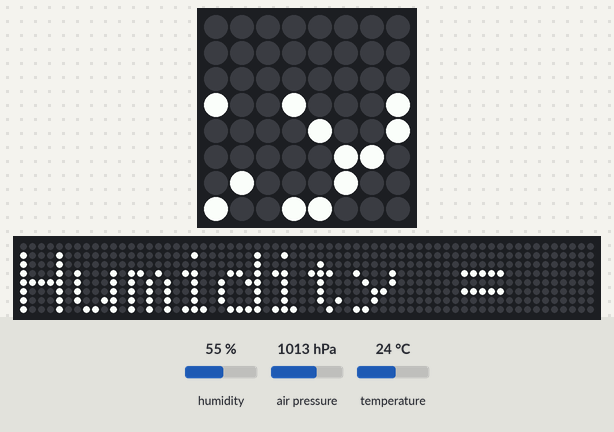
A program run on a simulated Raspberry Pi (BCM pin numbers) with a Sense HAT. On the bench: the Sense HAT's 8×8 RGB LED matrix, a strip that is not on the board, showing the scrolling text unrolled. The test bench sets the inputs (shaded band); at power-on: air pressure 1013 hPa, temperature 24 °C, humidity 55 %. The 64×8 strip is a reading aid, not a part: it shows the text the matrix is scrolling, unrolled, one strip-width of it at a time.

Above: at 14.88 s.
14.9 s: air pressure set to 952 hPa
At 18.42 s:
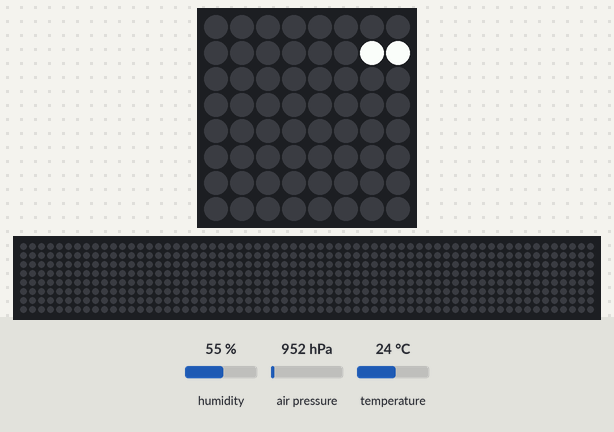
At 27.75 s:
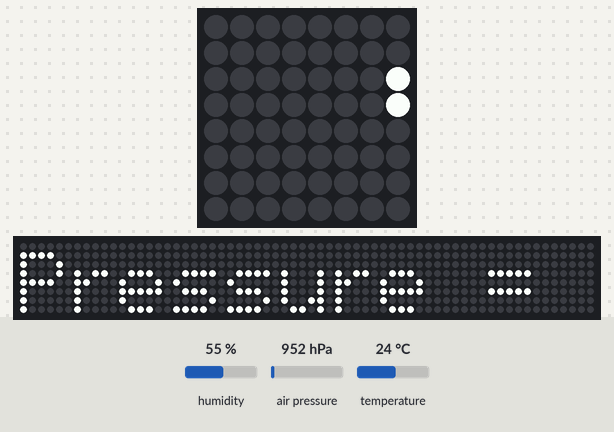
28.5 s: temperature set to 12 °C
At 39.49 s:
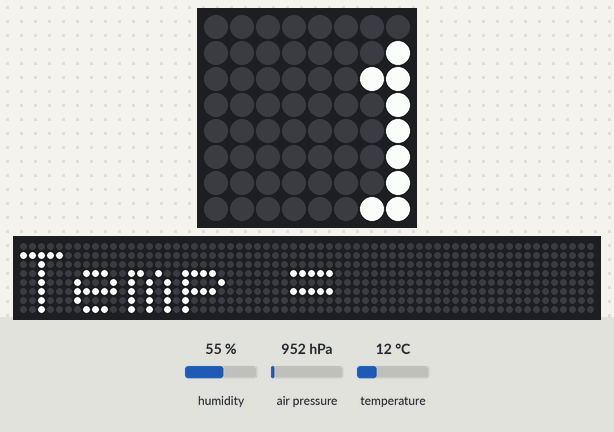

The program:

sensor.py
```python
#!/usr/bin/python
from sense_hat import SenseHat

sense = SenseHat()

sense.set_rotation(90)

try:
	while True:
		t = sense.get_temperature()
		p = sense.get_pressure()
		h = sense.get_humidity()
		t = round(t, 1)
		p = round(p, 1)
		h = round(h, 1)
		msg = "Temp = %s Pressure = %s Humidity = %s" % (t, p, h)
		sense.show_message(msg, scroll_speed=0.07)
except KeyboardInterrupt:
	# Clear the sense hat when the display is over.
	sense.clear()
```
